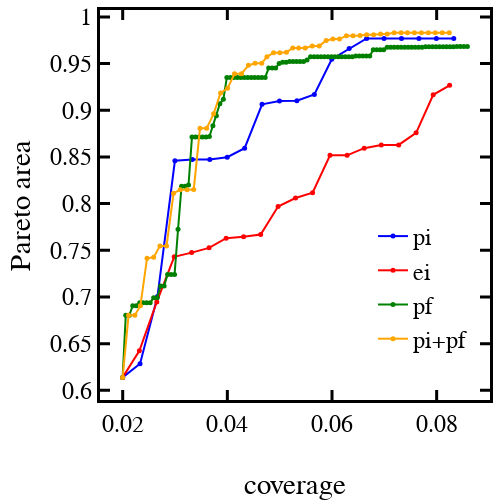

Notebook cell for this chart:
### Code cell
trace0 = go.Scatter(
    x=pi_coverage_list,
    y=pi_pareto_area_list,
    mode='markers+lines',
    name='pi',
    opacity=1,
    marker=dict(
        size=5,
        color='blue'
    ),
)
trace1 = go.Scatter(
    x=ei_coverage_list,
    y=ei_pareto_area_list,
    mode='markers+lines',
    name='ei',
    opacity=1,
    marker=dict(
        size=5,
        color='red'
    ),
)
trace2 = go.Scatter(
    x=dpf_coverage_list,
    y=dpf_pareto_area_list,
    mode='markers+lines',
    name='pf',
    opacity=1,
    marker=dict(
        size=5,
        color='green'
    ),
)
trace3 = go.Scatter(
    x=dpfpi_coverage_list,
    y=dpfpi_pareto_area_list,
    mode='markers+lines',
    name='pi+pf',
    opacity=1,
    marker=dict(
        size=5,
        color='orange'
    ),
)
data = [trace0, trace1, trace2, trace3]
layout = go.Layout()
layout.update(glob_layout)
layout["xaxis"].update({'title': "coverage"})
layout["yaxis"].update({'title': "Pareto area"})
layout.legend.update(x=0.7, y=0.1, bgcolor='rgba(0,0,0,0)')
layout.update(xaxis=dict(), yaxis=dict())
layout.update(height=500, width=500, showlegend=True)
fig = dict(data=data, layout=layout)
iplot(fig)
